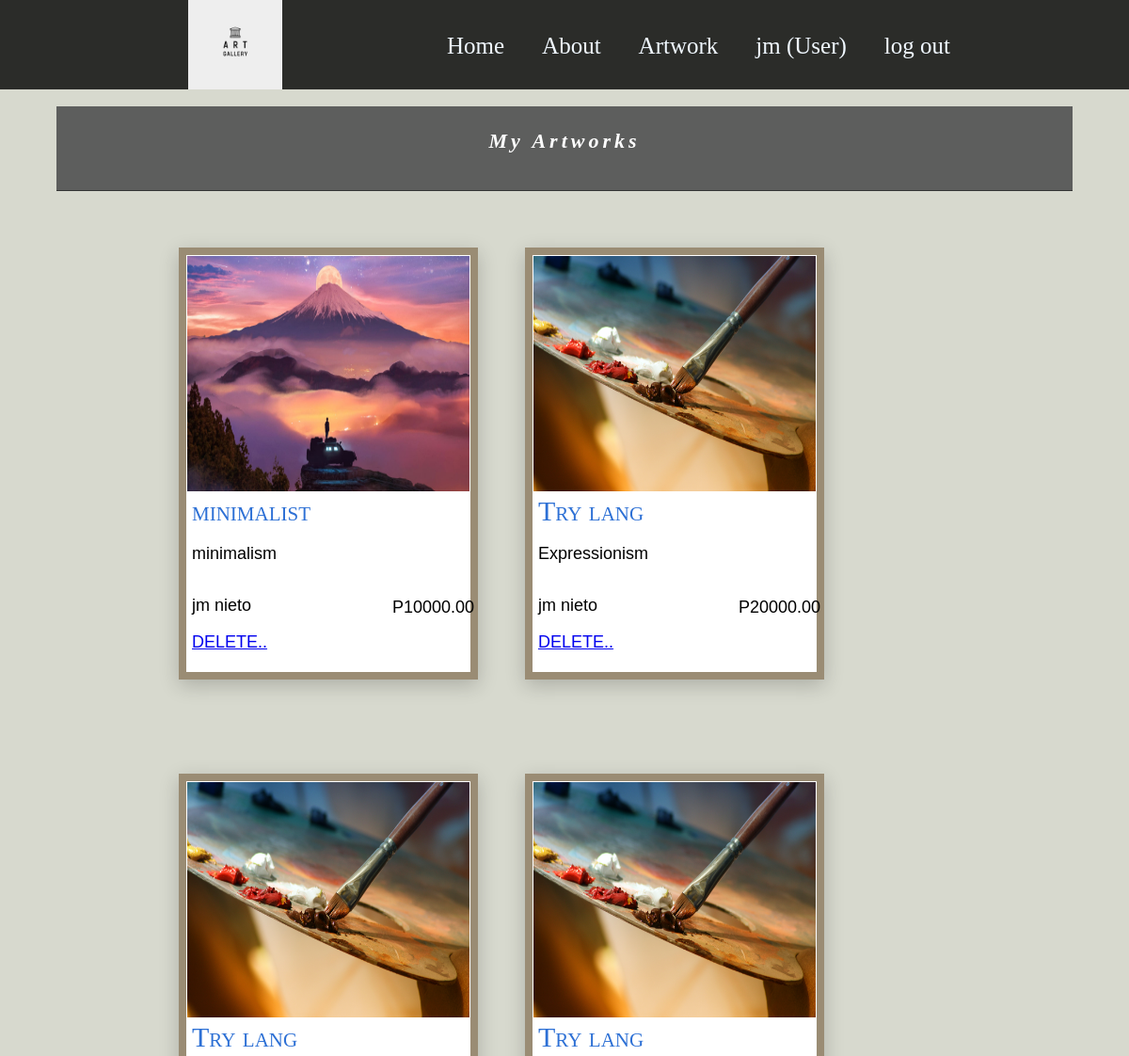
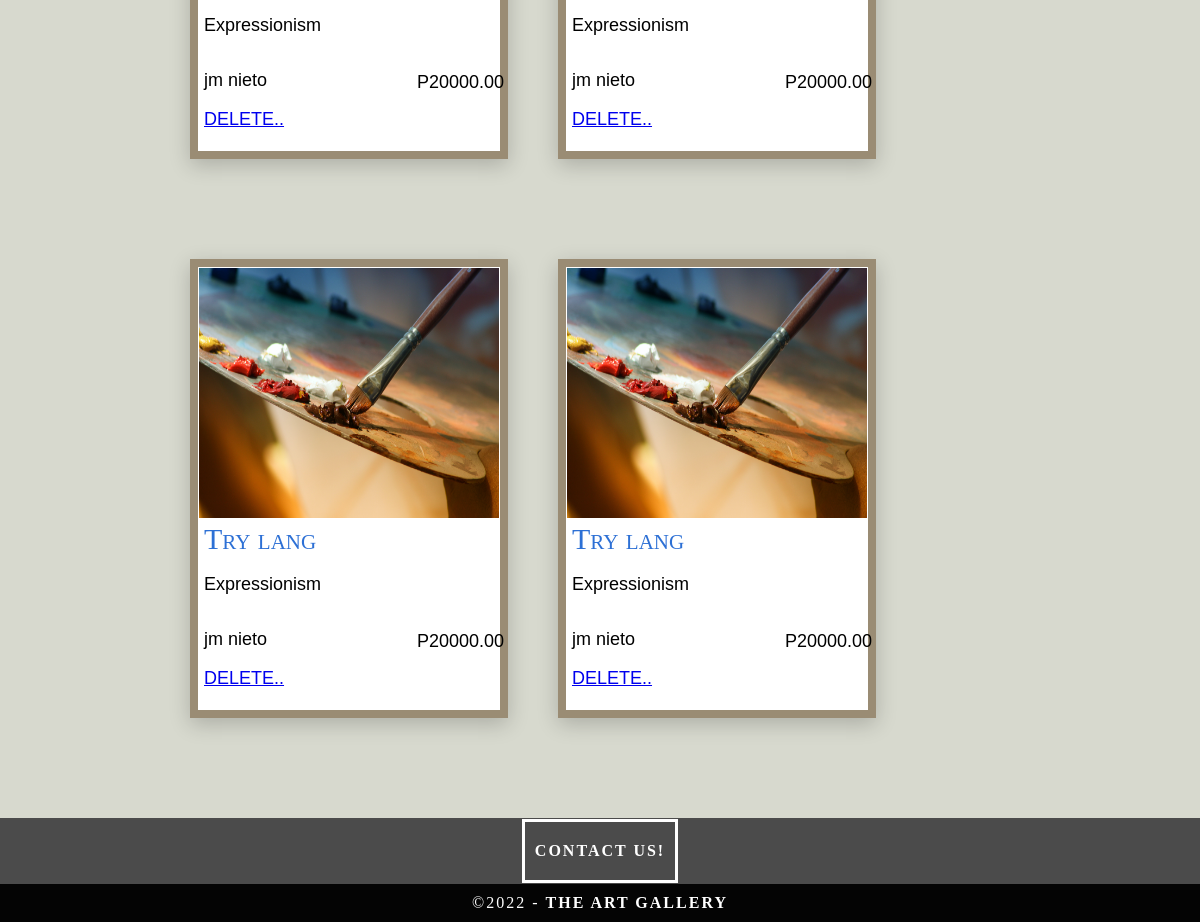
Screenshot of /loginpages/myartworks.php (signed in) with the database file from the repository (2 pictures, top to bottom).
### tables this page shows
CREATE TABLE `signup` (
  `id` int(11) NOT NULL,
  `last` varchar(30) NOT NULL,
  `first` varchar(30) NOT NULL,
  `email` varchar(30) NOT NULL,
  `username` varchar(20) NOT NULL,
  `password` varchar(200) NOT NULL,
  `user_type` char(10) NOT NULL
);

CREATE TABLE `artwork` (
  `art_id` int(11) NOT NULL,
  `id` int(11) NOT NULL,
  `art_title` varchar(50) NOT NULL,
  `art_desc` mediumtext NOT NULL,
  `art_price` int(11) NOT NULL,
  `art_date` date NOT NULL,
  `art_category` varchar(20) NOT NULL,
  `art_status` varchar(20) NOT NULL,
  `art_imagepath` varchar(100) NOT NULL
);

### loginpages/myartworks.php (the view, shortened to what this page needs)
<?php
	include('..\dbconnect.php');
	$uid = $_SESSION['user'];
	$sql = "SELECT * FROM signup WHERE username = '$uid'; ";
	$first = '';
	$id = '';
	$result = mysqli_query($conn, $sql);
	if(mysqli_num_rows($result)>0){
		while($row = mysqli_fetch_array($result)){
			$first = $row['first'];
			$id = $row['id'];
		}
	}
?>
<!doctype html>
<html>
<head>
<link href="css/ArtworksUser.css" rel="stylesheet" type="text/css">
</head>
<body>
<div class="wrapper">
		  <div class="logo">
			  <img src="../assets/img/logonew.png" alt="Logo for the are gallery">
		  </div>
	<ul class="nav-area">
	  	  <li><a href="ProjectArtUser.php"> Home </a> </li>
		  <li><a href="about_page_User.php"> About </a> </li>
		  <li><a href="artworksUser.php"> Artwork </a> </li>
		  <li><a href="profile.php"><?php echo $first,' (User)'; ?></a> </li>
		  <li><a href="ProjectArtUser.php?logout='1'">log out</a> </li>
    </ul>
  </div>
<div class="container">
  <header class="header">
	  <h4 class="logo"><em>My Artworks</em></h4>
  </header>
        <?php
            $query ="SELECT artwork.art_imagepath,artwork.art_id, artwork.art_title,artwork.art_price, signup.first, signup.last,artwork.art_desc,artwork.art_date,artwork.art_status,artwork.art_category
                         FROM artwork,signup
                        where artwork.id = signup.id AND artwork.art_status = 'available' AND signup.id = $id ORDER BY artwork.art_title ASC";
            $result = mysqli_query($conn,$query);
 if(mysqli_num_rows($result) <=0)
        {
            echo '<br><br><br><br><br><br><br><br><br><h1 align="Center">No Artworks Available </h1><br><br><br><br><br><br><br><br><br>';
        }
        else{
            while($row1 = mysqli_fetch_array($result))
{
                  echo ' <div class="space" >
                            <table  class="pic-table">
                                <tr>
                                    <td>
                                        <a href= "../assets/img/'.$row1['art_imagepath'].'"> <img class="photo" src="../assets/img/'.$row1['art_imagepath'].'" > </a> <br>'.
                                        '<a  href=info_art.php?id='.$row1['art_id'].' class="desc-title"> '.$row1['art_title'].' </a>
                                         <p class="desc-content">'.$row1['art_category'].'</p>
                                         <p class="desc-content" style="float: right;">P'.$row1['art_price'].'.00</p> <br>
                                         <p class="desc-content2">'.$row1['first'].' '.$row1['last'].'</p>
										 <a  href=delete_artwork_User.php?art_id='.$row1['art_id'].' onclick="return YNconfirm();" class="desc-content2"> DELETE.. </a>
                                    </td>
                                </tr>
                            </table>
                        </div>';
            }
}
        echo "<br><br>";
 ?>
</div>
</body>
 <footer id="contact ">
    <div class="buttonContact"> Contact us! </div>
  </footer>
	  <div class="copyright">&copy;2022 - <strong>The Art Gallery</strong></div>
</html>

### loginpages/css/ArtworksUser.css (style rules this page uses)
.wrapper { top: 0; border: 0px solid; height: 95px; width: 100%; margin: 0; background-color: rgba(0, 0, 0, 0.8); position: fixed; z-index: 1; }
.nav-area { display: flex; float: right; list-style: none; margin-top: 20px; padding-right: 170px; }
.nav-area li { display: inline-block; }
.nav-area li a { color: aliceblue; text-decoration: none; padding: 30px 20px; font-size: 25px; }
.logo img { padding-left: 200px; width: 100px; float: left; height: auto; margin-top: -20px; }
body { font-family: Cambria, "Hoefler Text", "Liberation Serif", Times, "Times New Roman", serif; background-color: #D7D9CE; margin: 0; }
.container { width: 90%; margin-left: auto; margin-right: auto; margin-top: 7%; overflow-x: hidden; background-color: #D7D9CE; }
header { width: 100%; height: 8%; background-color: #5D5E5D; border-bottom: 1px solid #353635; }
.logo { color: #fff; font-weight: bold; margin-left: auto; letter-spacing: 4px; margin-right: auto; text-align: center; padding-top: 15px; line-height: 2em; font-size: 22px; }
.buttonContact { width: fit-content; height: fit-content; margin-left: auto; margin-right: auto; padding-top: 20px; padding-right: 10px; padding-bottom: 20px; padding-left: 10px; text-align: center; vertical-align: middle; border-radius: 0px; text-transform: uppercase; font-weight: bold; letter-spacing: 2px; border: 3px solid #FFFFFF; color: #FFFFFF; transition: all 0.3s linear; }
.copyright { text-align: center; padding-top: 10px; padding-bottom: 10px; background-color: #040404; color: #FFFFFF; text-transform: uppercase; font-weight: lighter; letter-spacing: 2px; border-top-width: 2px; width: 100%; }
footer { clear: both; width: 100%; text-align: center; background-color: #4B4B4B; height: fit-content; padding-top: 1px; padding-bottom: 1PX; position: relative; bottom: 0; left: 0; }
.photo { overflow-x: hidden; position: relative ; width: 300px; height : 250px; }
.desc-title { color:#2d70d5; font-variant: small-caps; font-family: "Lucida Handwriting", Cursive; font-size: 30px; position: relative; top: 0px; left: 5px; text-decoration: none; }
.desc-content { position: relative; font-size: 18px; font-family: "Poppins", sans-serif; left: 5px; top: 0px; }
.desc-content2 { position: relative; font-size: 18px; font-family: "Poppins", sans-serif; left: 5px; top: -20px; }
.pic-table { border: 8px solid #9a8c74 ; box-shadow: 0px 6px 20px 0px rgba(0, 0, 0, 0.2); background-color: white; border-collapse: collapse; float: left; overflow: auto; margin: 0px 50px 100px 0px; }
.space { margin-top: 60px; position: relative; left:130px; }

### rows the page displays
signup: first "jm"
artwork: art_imagepath (picture), art_title "minimalist", art_category "minimalism", art_price "10000", id.first "jm", id.last "nieto"
artwork: art_imagepath (picture), art_title "Try lang", art_category "Expressionism", art_price "20000", id.first "jm", id.last "nieto"
artwork: art_imagepath (picture), art_title "Try lang", art_category "Expressionism", art_price "20000", id.first "jm", id.last "nieto"
artwork: art_imagepath (picture), art_title "Try lang", art_category "Expressionism", art_price "20000", id.first "jm", id.last "nieto"
artwork: art_imagepath (picture), art_title "Try lang", art_category "Expressionism", art_price "20000", id.first "jm", id.last "nieto"
artwork: art_imagepath (picture), art_title "Try lang", art_category "Expressionism", art_price "20000", id.first "jm", id.last "nieto"
